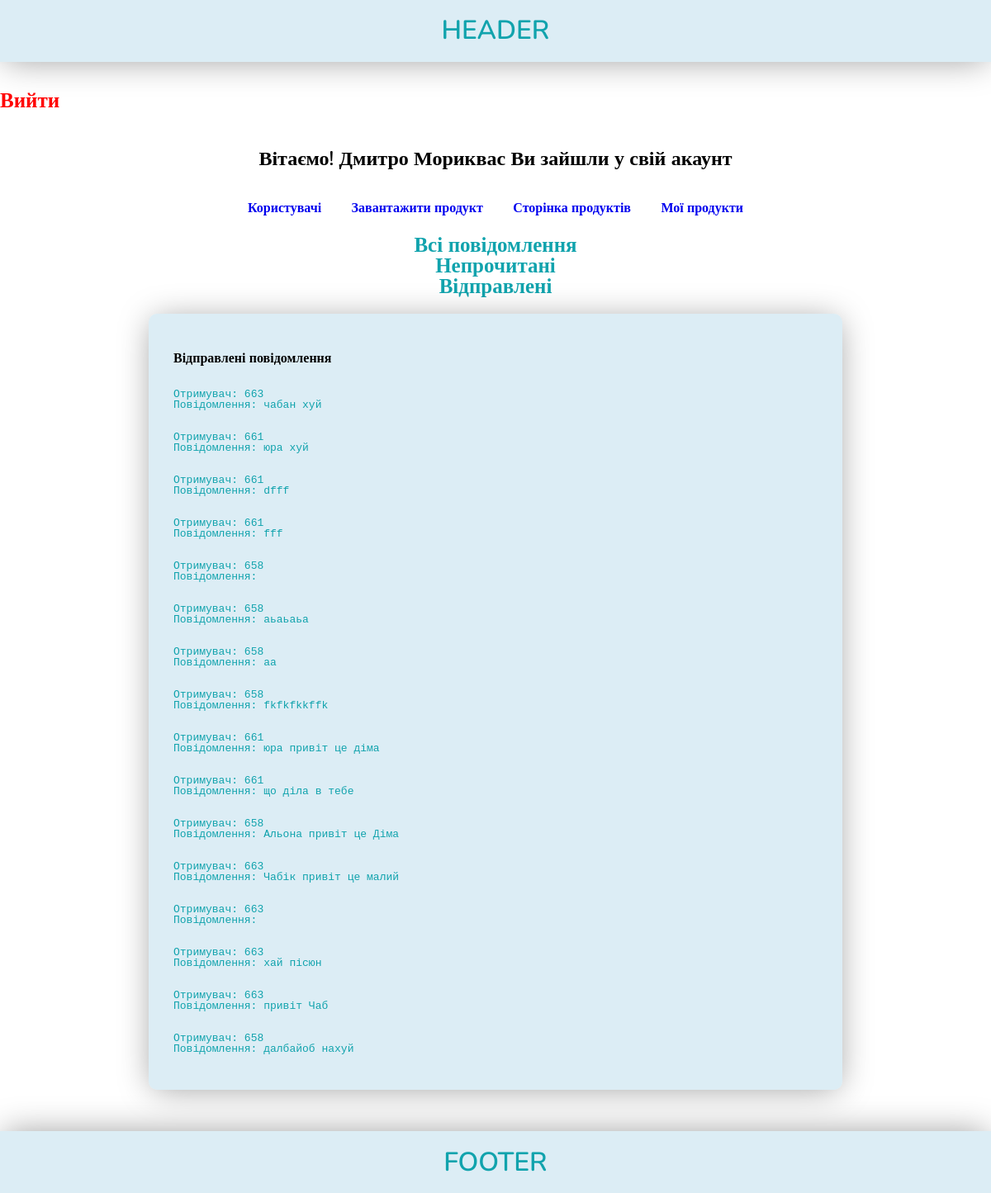
The page /customer/index.php?show=sent (signed in) on the database its author committed.
### tables this page shows
CREATE TABLE `messages` (
  `id` int(11) NOT NULL,
  `sender_id` int(11) NOT NULL,
  `recipient_id` int(11) NOT NULL,
  `message_text` text NOT NULL,
  `timestamp` datetime NOT NULL,
  `is_read` tinyint(4) NOT NULL DEFAULT '0'
);

### customer/index.php (the view, shortened to what this page needs)
<?
    include '../connect.php';
    include '../header.php';
?>
<section class='user-page'>
    <div class="container">
        <div class="wrapper-button-exit">
            <a href="../data_processor/session-exit.php">Вийти</a>
        </div>
        <div class="wrapper-user-page">
            <div class="item-links">
              <?php  if($_SESSION['profile']) : ?>
                    <?php   echo '<h2>Вітаємо! ' . $_SESSION['profile']['firstname'] . ' ' . $_SESSION['profile']['lastname'] . ' Ви зайшли у свій акаунт</h2>'; ?>
                    <div class="wrapper-links">
                        <a href="../pages/users-page.php">Користувачі</a>
                        <a href="../pages/set-products-page.php">Завантажити продукт</a>
                        <a href="../pages/all-products-page.php">Сторінка продуктів</a>
                        <a href="../pages/private-products-page.php">Мої продукти</a>
                    </div>
                <?php endif; ?>
            </div>
            <div class="item-user">
            <?php
                    function countUnreadMessages($connect, $user_id) {
                        $sql = "SELECT COUNT(*) AS unread_count FROM messages WHERE recipient_id='$user_id' AND is_read=0";
                        $result = mysqli_query($connect, $sql);
                        $row = mysqli_fetch_assoc($result);
                        return $row['unread_count'];
                    }
                    try {
                        if ($_SESSION['profile']) {
                            $user_id = $_SESSION['profile']['user_id'];
                            $show = isset($_GET['show']) ? $_GET['show'] : '';
                            echo '<div class="buttons">';
                                echo '<a href="?show=all">Всі повідомлення</a>';
                                $unreadCount = countUnreadMessages($connect, $user_id);
                                if ($unreadCount > 0) {
                                    echo '<a href="?show=unread">Непрочитані (' . $unreadCount . ')</a>  ';
                                } else {
                                    echo '<a href="?show=unread">Непрочитані</a>';
                                }
                                echo '<a href="?show=sent">Відправлені</a>';
                            echo '</div>';
                            if ($show == 'unread') {
                                echo '<div class="item_users_messagas-recipient">';
                                    echo '<p>Непрочитаних повідомлень немає</p>';
                                    $sqlReceivedMessages = "SELECT * FROM messages WHERE recipient_id='$user_id' AND is_read=0";
                                    $unreadMessagesResult = mysqli_query($connect, $sqlReceivedMessages);
                                    while ($row = mysqli_fetch_assoc($unreadMessagesResult)) {
                                        echo '<pre>';
                                            echo 'Відправник: ' . $row['sender_id'] . '<br>';
                                            echo 'Повідомлення: ' . $row['message_text'] . '<br>';
                                        echo '</pre>';
                                    }
                                echo '</div>';
                                $sqlMarkAsRead = "UPDATE messages SET is_read = 1 WHERE recipient_id = '$user_id' AND is_read = 0";
                                mysqli_query($connect, $sqlMarkAsRead);
                                $unreadCount = countUnreadMessages($connect, $user_id);
                            } elseif ($show == 'sent') {
                                echo '<div class="item_users_messagas-recipient">';
                                    echo '<p>Відправлені повідомлення</p>';
                                $sqlSentMessages = "SELECT * FROM messages WHERE sender_id='$user_id'";
                                $sentMessagesResult = mysqli_query($connect, $sqlSentMessages);
                                while ($row = mysqli_fetch_assoc($sentMessagesResult)) {
                                    echo '<pre>';
                                        echo 'Отримувач: ' . $row['recipient_id'] . '<br>';
                                        echo 'Повідомлення: ' . $row['message_text'] . '<br>';
                                    echo '</pre>';
                                }
                                echo '</div>';
                            }
                        } else {
                            echo '<h1>' . 'Ви зайшли на закриту сторінку'. '<br>' .' Ідіть нахуй по харошому!' . '</h1>';
                            throw new Exception('спроба входу не авторизованого користувача!');
                        }
                    } catch(Exception $e ) {
                        error_log("Файл: " . $e->getFile() . "  Рядок: " . $e->getLine() . "  Повідомлення: " . $e->getMessage() . PHP_EOL, 3, "../var/log/profile.log");
                    }
                    ?>
                 </div>
            </div>
        </div>
</section>
<?
 include '../footer.php';
 ?>

### style.css (style rules this page uses)
body { line-height: 1; }
a { text-decoration: none; display: flex; justify-content: center; align-items: center; }
body { margin: 0; color: #fff; min-height: 100%; display: grid; grid-template-rows: auto 1fr auto; }
html { height: 100%; }
h1, h2, h3, h4, a, button, label, input[type=submit], span, p { font-family: "Nunito"; font-weight: 600; }
.wrapper-button-exit { display: flex; margin-top: 35px; }
.wrapper-button-exit a { color: red; font-size: 25px; }
.item-links { display: flex; justify-content: center; flex-direction: column; align-items: center; margin: 25px 0; }
.item-links .wrapper-links { width: 600px; display: flex; justify-content: space-between; }
.item-links h2 { color: black; margin-bottom: 40px; }
.item-user { display: flex; justify-content: center; flex-direction: column; align-items: center; }
.item-user .item_users_messagas-recipient { display: flex; flex-direction: column; box-sizing: border-box; padding: 30px; box-shadow: 0px 3px 40px -5px rgba(0, 0, 0, 0.4); border-radius: 10px; width: 840px; margin: 20px 0 50px 0; background-color: rgba(161, 207, 227, 0.372); }
.item-user .item_users_messagas-recipient p { color: black; }
.item-user .item_users_messagas-recipient pre { color: rgb(17, 163, 173); }
.item-user .buttons { width: 800px; }
.item-user .buttons a { color: rgb(17, 163, 173); font-size: 25px; }

### rows shown on the page
messages: recipient "663", message_text "чабан хуй"
messages: recipient "661", message_text "юра хуй"
messages: recipient "661", message_text "dfff"
messages: recipient "661", message_text "fff"
messages: recipient "658"
messages: recipient "658", message_text "аьаьаьа"
messages: recipient "658", message_text "аа"
messages: recipient "658", message_text "fkfkfkkffk"
messages: recipient "661", message_text "юра привіт це діма"
messages: recipient "661", message_text "що діла в тебе"
messages: recipient "658", message_text "Альона привіт це Діма"
messages: recipient "663", message_text "Чабік привіт це малий"
messages: recipient "663"
messages: recipient "663", message_text "хай пісюн"
messages: recipient "663", message_text "привіт Чаб"
messages: recipient "658", message_text "далбайоб нахуй"

### other values the page prints
$_SESSION['profile']['firstname'] "Дмитро"
$_SESSION['profile']['lastname'] "Мориквас"
